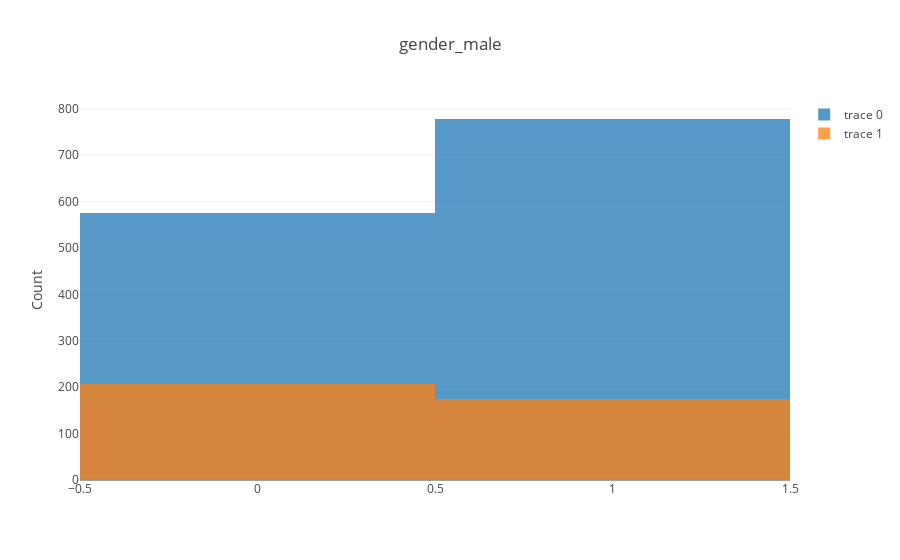

Source (notebook cell):
### Code cell
plotBarCat(df_fill_na,'gender_male','target_label')

### Figure 1 — Plotly figure (JSON) as saved in the notebook; plotly's stock layout.template omitted (floating-point values rounded to 4 significant figures; data arrays with more than 128 entries replaced by an {"elided": "..."} marker saying what was removed)
{"data": [{"opacity": 0.75, "type": "histogram", "x": {"elided": "1353 int values"}}, {"opacity": 0.75, "type": "histogram", "x": {"elided": "381 int values"}}], "layout": {"barmode": "overlay", "title": "gender_male", "yaxis": {"title": "Count"}}}
